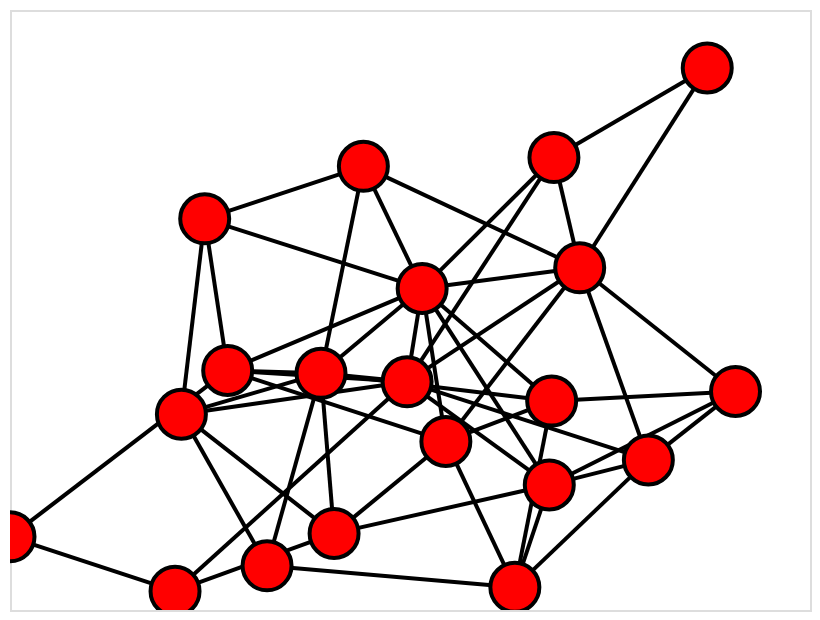

The notebook cell saved with this chart:
### Code cell


### Figure 1 — Vega-Lite specification as saved in the notebook (floating-point values rounded to 4 significant figures)
{"$schema": "https://vega.github.io/schema/vega-lite/v2.4.1.json", "config": {"axis": {"domain": false, "grid": false, "labels": false, "ticks": false}, "view": {"height": 300, "width": 400}}, "layer": [{"data": {"values": [{"edge": 0, "source": 0, "target": 5, "x": -1, "y": -0.4049}, {"edge": 0, "source": 0, "target": 5, "x": -0.5874, "y": -0.5499}, {"edge": 1, "source": 0, "target": 6, "x": -1, "y": -0.4049}, {"edge": 1, "source": 0, "target": 6, "x": -0.4558, "y": 0.03879}, {"edge": 2, "source": 1, "target": 19, "x": 0.8138, "y": -0.01719}, {"edge": 2, "source": 1, "target": 19, "x": 0.3482, "y": -0.2665}, {"edge": 3, "source": 1, "target": 10, "x": 0.8138, "y": -0.01719}, {"edge": 3, "source": 1, "target": 10, "x": 0.5959, "y": -0.1998}, {"edge": 4, "source": 1, "target": 3, "x": 0.8138, "y": -0.01719}, {"edge": 4, "source": 1, "target": 3, "x": 0.3542, "y": -0.04282}, {"edge": 5, "source": 1, "target": 14, "x": 0.8138, "y": -0.01719}, {"edge": 5, "source": 1, "target": 14, "x": 0.4243, "y": 0.3126}, {"edge": 6, "source": 2, "target": 16, "x": -0.3574, "y": -0.4822}, {"edge": 6, "source": 2, "target": 16, "x": -0.5715, "y": -0.07785}, {"edge": 7, "source": 2, "target": 9, "x": -0.3574, "y": -0.4822}, {"edge": 7, "source": 2, "target": 9, "x": 0.2621, "y": -0.5396}, {"edge": 8, "source": 2, "target": 7, "x": -0.3574, "y": -0.4822}, {"edge": 8, "source": 2, "target": 7, "x": -0.2225, "y": 0.0312}, {"edge": 9, "source": 3, "target": 13, "x": 0.3542, "y": -0.04282}, {"edge": 9, "source": 3, "target": 13, "x": 0.03039, "y": 0.2576}, {"edge": 10, "source": 3, "target": 4, "x": 0.3542, "y": -0.04282}, {"edge": 10, "source": 3, "target": 4, "x": 0.08966, "y": -0.1505}, {"edge": 11, "source": 3, "target": 9, "x": 0.3542, "y": -0.04282}, {"edge": 11, "source": 3, "target": 9, "x": 0.2621, "y": -0.5396}, {"edge": 12, "source": 3, "target": 7, "x": 0.3542, "y": -0.04282}, {"edge": 12, "source": 3, "target": 7, "x": -0.2225, "y": 0.0312}, {"edge": 13, "source": 4, "target": 18, "x": 0.08966, "y": -0.1505}, {"edge": 13, "source": 4, "target": 18, "x": -0.1898, "y": -0.3957}, {"edge": 14, "source": 4, "target": 6, "x": 0.08966, "y": -0.1505}, {"edge": 14, "source": 4, "target": 6, "x": -0.4558, "y": 0.03879}, {"edge": 15, "source": 4, "target": 9, "x": 0.08966, "y": -0.1505}, {"edge": 15, "source": 4, "target": 9, "x": 0.2621, "y": -0.5396}, {"edge": 16, "source": 4, "target": 13, "x": 0.08966, "y": -0.1505}, {"edge": 16, "source": 4, "target": 13, "x": 0.03039, "y": 0.2576}, {"edge": 17, "source": 4, "target": 14, "x": 0.08966, "y": -0.1505}, {"edge": 17, "source": 4, "target": 14, "x": 0.4243, "y": 0.3126}, {"edge": 18, "source": 5, "target": 17, "x": -0.5874, "y": -0.5499}, {"edge": 18, "source": 5, "target": 17, "x": -0.007227, "y": 0.008435}, {"edge": 19, "source": 5, "target": 18, "x": -0.5874, "y": -0.5499}, {"edge": 19, "source": 5, "target": 18, "x": -0.1898, "y": -0.3957}, {"edge": 20, "source": 6, "target": 17, "x": -0.4558, "y": 0.03879}, {"edge": 20, "source": 6, "target": 17, "x": -0.007227, "y": 0.008435}, {"edge": 21, "source": 6, "target": 7, "x": -0.4558, "y": 0.03879}, {"edge": 21, "source": 6, "target": 7, "x": -0.2225, "y": 0.0312}, {"edge": 22, "source": 6, "target": 8, "x": -0.4558, "y": 0.03879}, {"edge": 22, "source": 6, "target": 8, "x": -0.5132, "y": 0.4432}, {"edge": 23, "source": 6, "target": 13, "x": -0.4558, "y": 0.03879}, {"edge": 23, "source": 6, "target": 13, "x": 0.03039, "y": 0.2576}, {"edge": 24, "source": 7, "target": 16, "x": -0.2225, "y": 0.0312}, {"edge": 24, "source": 7, "target": 16, "x": -0.5715, "y": -0.07785}, {"edge": 25, "source": 7, "target": 17, "x": -0.2225, "y": 0.0312}, {"edge": 25, "source": 7, "target": 17, "x": -0.007227, "y": 0.008435}, {"edge": 26, "source": 7, "target": 18, "x": -0.2225, "y": 0.0312}, {"edge": 26, "source": 7, "target": 18, "x": -0.1898, "y": -0.3957}, {"edge": 27, "source": 7, "target": 13, "x": -0.2225, "y": 0.0312}, {"edge": 27, "source": 7, "target": 13, "x": 0.03039, "y": 0.2576}, {"edge": 28, "source": 7, "target": 15, "x": -0.2225, "y": 0.0312}, {"edge": 28, "source": 7, "target": 15, "x": -0.1166, "y": 0.5832}, {"edge": 29, "source": 8, "target": 16, "x": -0.5132, "y": 0.4432}, {"edge": 29, "source": 8, "target": 16, "x": -0.5715, "y": -0.07785}, {"edge": 30, "source": 8, "target": 13, "x": -0.5132, "y": 0.4432}, {"edge": 30, "source": 8, "target": 13, "x": 0.03039, "y": 0.2576}, {"edge": 31, "source": 8, "target": 15, "x": -0.5132, "y": 0.4432}, {"edge": 31, "source": 8, "target": 15, "x": -0.1166, "y": 0.5832}, {"edge": 32, "source": 9, "target": 19, "x": 0.2621, "y": -0.5396}, {"edge": 32, "source": 9, "target": 19, "x": 0.3482, "y": -0.2665}, {"edge": 33, "source": 9, "target": 10, "x": 0.2621, "y": -0.5396}, {"edge": 33, "source": 9, "target": 10, "x": 0.5959, "y": -0.1998}, {"edge": 34, "source": 10, "target": 19, "x": 0.5959, "y": -0.1998}, {"edge": 34, "source": 10, "target": 19, "x": 0.3482, "y": -0.2665}, {"edge": 35, "source": 10, "target": 17, "x": 0.5959, "y": -0.1998}, {"edge": 35, "source": 10, "target": 17, "x": -0.007227, "y": 0.008435}, {"edge": 36, "source": 10, "target": 14, "x": 0.5959, "y": -0.1998}, {"edge": 36, "source": 10, "target": 14, "x": 0.4243, "y": 0.3126}, {"edge": 37, "source": 11, "target": 17, "x": 0.3598, "y": 0.6066}, {"edge": 37, "source": 11, "target": 17, "x": -0.007227, "y": 0.008435}, {"edge": 38, "source": 11, "target": 12, "x": 0.3598, "y": 0.6066}, {"edge": 38, "source": 11, "target": 12, "x": 0.7431, "y": 0.8455}, {"edge": 39, "source": 11, "target": 13, "x": 0.3598, "y": 0.6066}, {"edge": 39, "source": 11, "target": 13, "x": 0.03039, "y": 0.2576}, {"edge": 40, "source": 11, "target": 14, "x": 0.3598, "y": 0.6066}, {"edge": 40, "source": 11, "target": 14, "x": 0.4243, "y": 0.3126}, {"edge": 41, "source": 12, "target": 14, "x": 0.7431, "y": 0.8455}, {"edge": 41, "source": 12, "target": 14, "x": 0.4243, "y": 0.3126}, {"edge": 42, "source": 13, "target": 19, "x": 0.03039, "y": 0.2576}, {"edge": 42, "source": 13, "target": 19, "x": 0.3482, "y": -0.2665}, {"edge": 43, "source": 13, "target": 17, "x": 0.03039, "y": 0.2576}, {"edge": 43, "source": 13, "target": 17, "x": -0.007227, "y": 0.008435}, {"edge": 44, "source": 13, "target": 14, "x": 0.03039, "y": 0.2576}, {"edge": 44, "source": 13, "target": 14, "x": 0.4243, "y": 0.3126}, {"edge": 45, "source": 13, "target": 15, "x": 0.03039, "y": 0.2576}, {"edge": 45, "source": 13, "target": 15, "x": -0.1166, "y": 0.5832}, {"edge": 46, "source": 14, "target": 17, "x": 0.4243, "y": 0.3126}, {"edge": 46, "source": 14, "target": 17, "x": -0.007227, "y": 0.008435}, {"edge": 47, "source": 14, "target": 15, "x": 0.4243, "y": 0.3126}, {"edge": 47, "source": 14, "target": 15, "x": -0.1166, "y": 0.5832}, {"edge": 48, "source": 16, "target": 17, "x": -0.5715, "y": -0.07785}, {"edge": 48, "source": 16, "target": 17, "x": -0.007227, "y": 0.008435}, {"edge": 49, "source": 16, "target": 18, "x": -0.5715, "y": -0.07785}, {"edge": 49, "source": 16, "target": 18, "x": -0.1898, "y": -0.3957}, {"edge": 50, "source": 17, "target": 19, "x": -0.007227, "y": 0.008435}, {"edge": 50, "source": 17, "target": 19, "x": 0.3482, "y": -0.2665}, {"edge": 51, "source": 18, "target": 19, "x": -0.1898, "y": -0.3957}, {"edge": 51, "source": 18, "target": 19, "x": 0.3482, "y": -0.2665}]}, "encoding": {"detail": {"field": "edge", "type": "quantitative"}, "x": {"axis": {"title": ""}, "field": "x", "type": "quantitative"}, "y": {"axis": {"title": ""}, "field": "y", "type": "quantitative"}}, "mark": {"color": "black", "opacity": 1, "type": "line"}, "selection": {"selector020": {"bind": "scales", "encodings": ["x", "y"], "mark": {"fill": "#333", "fillOpacity": 0.125, "stroke": "white"}, "on": "[mousedown, window:mouseup] > window:mousemove!", "resolve": "global", "translate": "[mousedown, window:mouseup] > window:mousemove!", "type": "interval", "zoom": "wheel!"}}}, {"data": {"values": [{"x": -1, "y": -0.4049}, {"x": 0.8138, "y": -0.01719}, {"x": -0.3574, "y": -0.4822}, {"x": 0.3542, "y": -0.04282}, {"x": 0.08966, "y": -0.1505}, {"x": -0.5874, "y": -0.5499}, {"x": -0.4558, "y": 0.03879}, {"x": -0.2225, "y": 0.0312}, {"x": -0.5132, "y": 0.4432}, {"x": 0.2621, "y": -0.5396}, {"x": 0.5959, "y": -0.1998}, {"x": 0.3598, "y": 0.6066}, {"x": 0.7431, "y": 0.8455}, {"x": 0.03039, "y": 0.2576}, {"x": 0.4243, "y": 0.3126}, {"x": -0.1166, "y": 0.5832}, {"x": -0.5715, "y": -0.07785}, {"x": -0.007227, "y": 0.008435}, {"x": -0.1898, "y": -0.3957}, {"x": 0.3482, "y": -0.2665}]}, "encoding": {"x": {"field": "x", "type": "quantitative"}, "y": {"field": "y", "type": "quantitative"}}, "mark": {"color": "black", "fill": "red", "opacity": 1, "size": 600, "type": "point"}}]}
